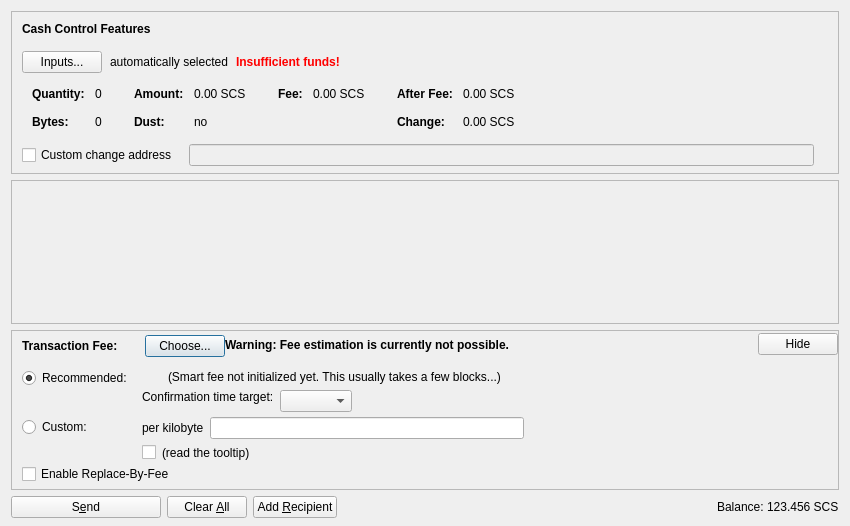
<?xml version="1.0" encoding="UTF-8"?>
<ui version="4.0">
 <class>SendCashDialog</class>
 <widget class="QDialog" name="SendCashDialog">
  <property name="geometry">
   <rect>
    <x>0</x>
    <y>0</y>
    <width>850</width>
    <height>526</height>
   </rect>
  </property>
  <property name="windowTitle">
   <string>Send Cash</string>
  </property>
  <layout class="QVBoxLayout" name="verticalLayout" stretch="0,1,0,0">
   <property name="bottomMargin">
    <number>8</number>
   </property>
   <item>
    <widget class="QFrame" name="frameCashControl">
     <property name="sizePolicy">
      <sizepolicy hsizetype="Expanding" vsizetype="Expanding">
       <horstretch>0</horstretch>
       <verstretch>0</verstretch>
      </sizepolicy>
     </property>
     <property name="maximumSize">
      <size>
       <width>16777215</width>
       <height>16777215</height>
      </size>
     </property>
     <property name="frameShape">
      <enum>QFrame::StyledPanel</enum>
     </property>
     <property name="frameShadow">
      <enum>QFrame::Sunken</enum>
     </property>
     <layout class="QVBoxLayout" name="verticalLayoutCashControl2">
      <property name="spacing">
       <number>0</number>
      </property>
      <property name="leftMargin">
       <number>0</number>
      </property>
      <property name="topMargin">
       <number>0</number>
      </property>
      <property name="rightMargin">
       <number>0</number>
      </property>
      <property name="bottomMargin">
       <number>6</number>
      </property>
      <item>
       <layout class="QVBoxLayout" name="verticalLayoutCashControl" stretch="0,0,0,0,1">
        <property name="spacing">
         <number>0</number>
        </property>
        <property name="leftMargin">
         <number>10</number>
        </property>
        <property name="topMargin">
         <number>10</number>
        </property>
        <item>
         <layout class="QHBoxLayout" name="horizontalLayoutCashControl1">
          <property name="bottomMargin">
           <number>15</number>
          </property>
          <item>
           <widget class="QLabel" name="labelCashControlFeatures">
            <property name="sizePolicy">
             <sizepolicy hsizetype="Preferred" vsizetype="Maximum">
              <horstretch>0</horstretch>
              <verstretch>0</verstretch>
             </sizepolicy>
            </property>
            <property name="font">
             <font>
              <weight>75</weight>
              <bold>true</bold>
             </font>
            </property>
            <property name="styleSheet">
             <string notr="true">font-weight:bold;</string>
            </property>
            <property name="text">
             <string>Cash Control Features</string>
            </property>
           </widget>
          </item>
         </layout>
        </item>
        <item>
         <layout class="QHBoxLayout" name="horizontalLayoutCashControl2" stretch="0,0,0,0">
          <property name="spacing">
           <number>8</number>
          </property>
          <property name="bottomMargin">
           <number>10</number>
          </property>
          <item>
           <widget class="QPushButton" name="pushButtonCashControl">
            <property name="styleSheet">
             <string notr="true"/>
            </property>
            <property name="text">
             <string>Inputs...</string>
            </property>
            <property name="autoDefault">
             <bool>false</bool>
            </property>
           </widget>
          </item>
          <item>
           <widget class="QLabel" name="labelCashControlAutomaticallySelected">
            <property name="text">
             <string>automatically selected</string>
            </property>
            <property name="margin">
             <number>5</number>
            </property>
           </widget>
          </item>
          <item>
           <widget class="QLabel" name="labelCashControlInsuffFunds">
            <property name="font">
             <font>
              <weight>75</weight>
              <bold>true</bold>
             </font>
            </property>
            <property name="styleSheet">
             <string notr="true">color:red;font-weight:bold;</string>
            </property>
            <property name="text">
             <string>Insufficient funds!</string>
            </property>
            <property name="margin">
             <number>5</number>
            </property>
           </widget>
          </item>
          <item>
           <spacer name="horizontalSpacerCashControl">
            <property name="orientation">
             <enum>Qt::Horizontal</enum>
            </property>
            <property name="sizeHint" stdset="0">
             <size>
              <width>40</width>
              <height>1</height>
             </size>
            </property>
           </spacer>
          </item>
         </layout>
        </item>
        <item>
         <widget class="QWidget" name="widgetCashControl" native="true">
          <property name="sizePolicy">
           <sizepolicy hsizetype="Preferred" vsizetype="Preferred">
            <horstretch>0</horstretch>
            <verstretch>0</verstretch>
           </sizepolicy>
          </property>
          <property name="minimumSize">
           <size>
            <width>0</width>
            <height>0</height>
           </size>
          </property>
          <property name="styleSheet">
           <string notr="true"/>
          </property>
          <layout class="QHBoxLayout" name="horizontalLayoutCashControl5">
           <property name="leftMargin">
            <number>0</number>
           </property>
           <property name="topMargin">
            <number>0</number>
           </property>
           <property name="rightMargin">
            <number>0</number>
           </property>
           <property name="bottomMargin">
            <number>0</number>
           </property>
           <item>
            <layout class="QHBoxLayout" name="horizontalLayoutCashControl3" stretch="0,0,0,1">
             <property name="spacing">
              <number>20</number>
             </property>
             <property name="topMargin">
              <number>0</number>
             </property>
             <property name="bottomMargin">
              <number>10</number>
             </property>
             <item>
              <layout class="QFormLayout" name="formLayoutCashControl1">
               <property name="horizontalSpacing">
                <number>10</number>
               </property>
               <property name="verticalSpacing">
                <number>14</number>
               </property>
               <property name="leftMargin">
                <number>10</number>
               </property>
               <property name="topMargin">
                <number>4</number>
               </property>
               <property name="rightMargin">
                <number>6</number>
               </property>
               <item row="0" column="0">
                <widget class="QLabel" name="labelCashControlQuantityText">
                 <property name="font">
                  <font>
                   <weight>75</weight>
                   <bold>true</bold>
                  </font>
                 </property>
                 <property name="text">
                  <string>Quantity:</string>
                 </property>
                 <property name="margin">
                  <number>0</number>
                 </property>
                </widget>
               </item>
               <item row="0" column="1">
                <widget class="QLabel" name="labelCashControlQuantity">
                 <property name="cursor">
                  <cursorShape>IBeamCursor</cursorShape>
                 </property>
                 <property name="contextMenuPolicy">
                  <enum>Qt::ActionsContextMenu</enum>
                 </property>
                 <property name="text">
                  <string notr="true">0</string>
                 </property>
                 <property name="margin">
                  <number>0</number>
                 </property>
                 <property name="textInteractionFlags">
                  <set>Qt::LinksAccessibleByMouse|Qt::TextSelectableByKeyboard|Qt::TextSelectableByMouse</set>
                 </property>
                </widget>
               </item>
               <item row="1" column="0">
                <widget class="QLabel" name="labelCashControlBytesText">
                 <property name="font">
                  <font>
                   <weight>75</weight>
                   <bold>true</bold>
                  </font>
                 </property>
                 <property name="text">
                  <string>Bytes:</string>
                 </property>
                </widget>
               </item>
               <item row="1" column="1">
                <widget class="QLabel" name="labelCashControlBytes">
                 <property name="cursor">
                  <cursorShape>IBeamCursor</cursorShape>
                 </property>
                 <property name="contextMenuPolicy">
                  <enum>Qt::ActionsContextMenu</enum>
                 </property>
                 <property name="text">
                  <string notr="true">0</string>
                 </property>
                 <property name="textInteractionFlags">
                  <set>Qt::LinksAccessibleByMouse|Qt::TextSelectableByKeyboard|Qt::TextSelectableByMouse</set>
                 </property>
                </widget>
               </item>
              </layout>
             </item>
             <item>
              <layout class="QFormLayout" name="formLayoutCashControl2">
               <property name="horizontalSpacing">
                <number>10</number>
               </property>
               <property name="verticalSpacing">
                <number>14</number>
               </property>
               <property name="leftMargin">
                <number>6</number>
               </property>
               <property name="topMargin">
                <number>4</number>
               </property>
               <property name="rightMargin">
                <number>6</number>
               </property>
               <item row="0" column="0">
                <widget class="QLabel" name="labelCashControlAmountText">
                 <property name="font">
                  <font>
                   <weight>75</weight>
                   <bold>true</bold>
                  </font>
                 </property>
                 <property name="text">
                  <string>Amount:</string>
                 </property>
                 <property name="margin">
                  <number>0</number>
                 </property>
                </widget>
               </item>
               <item row="0" column="1">
                <widget class="QLabel" name="labelCashControlAmount">
                 <property name="cursor">
                  <cursorShape>IBeamCursor</cursorShape>
                 </property>
                 <property name="contextMenuPolicy">
                  <enum>Qt::ActionsContextMenu</enum>
                 </property>
                 <property name="text">
                  <string notr="true">0.00 SCS</string>
                 </property>
                 <property name="textInteractionFlags">
                  <set>Qt::LinksAccessibleByMouse|Qt::TextSelectableByKeyboard|Qt::TextSelectableByMouse</set>
                 </property>
                </widget>
               </item>
               <item row="1" column="0">
                <widget class="QLabel" name="labelCashControlLowOutputText">
                 <property name="font">
                  <font>
                   <weight>75</weight>
                   <bold>true</bold>
                  </font>
                 </property>
                 <property name="text">
                  <string>Dust:</string>
                 </property>
                </widget>
               </item>
               <item row="1" column="1">
                <widget class="QLabel" name="labelCashControlLowOutput">
                 <property name="cursor">
                  <cursorShape>IBeamCursor</cursorShape>
                 </property>
                 <property name="contextMenuPolicy">
                  <enum>Qt::ActionsContextMenu</enum>
                 </property>
                 <property name="text">
                  <string notr="true">no</string>
                 </property>
                 <property name="textInteractionFlags">
                  <set>Qt::LinksAccessibleByMouse|Qt::TextSelectableByKeyboard|Qt::TextSelectableByMouse</set>
                 </property>
                </widget>
               </item>
              </layout>
             </item>
             <item>
              <layout class="QFormLayout" name="formLayoutCashControl3">
               <property name="horizontalSpacing">
                <number>10</number>
               </property>
               <property name="verticalSpacing">
                <number>14</number>
               </property>
               <property name="leftMargin">
                <number>6</number>
               </property>
               <property name="topMargin">
                <number>4</number>
               </property>
               <property name="rightMargin">
                <number>6</number>
               </property>
               <item row="0" column="0">
                <widget class="QLabel" name="labelCashControlFeeText">
                 <property name="font">
                  <font>
                   <weight>75</weight>
                   <bold>true</bold>
                  </font>
                 </property>
                 <property name="text">
                  <string>Fee:</string>
                 </property>
                 <property name="margin">
                  <number>0</number>
                 </property>
                </widget>
               </item>
               <item row="0" column="1">
                <widget class="QLabel" name="labelCashControlFee">
                 <property name="cursor">
                  <cursorShape>IBeamCursor</cursorShape>
                 </property>
                 <property name="contextMenuPolicy">
                  <enum>Qt::ActionsContextMenu</enum>
                 </property>
                 <property name="text">
                  <string notr="true">0.00 SCS</string>
                 </property>
                 <property name="textInteractionFlags">
                  <set>Qt::LinksAccessibleByMouse|Qt::TextSelectableByKeyboard|Qt::TextSelectableByMouse</set>
                 </property>
                </widget>
               </item>
              </layout>
             </item>
             <item>
              <layout class="QFormLayout" name="formLayoutCashControl4">
               <property name="horizontalSpacing">
                <number>10</number>
               </property>
               <property name="verticalSpacing">
                <number>14</number>
               </property>
               <property name="leftMargin">
                <number>6</number>
               </property>
               <property name="topMargin">
                <number>4</number>
               </property>
               <property name="rightMargin">
                <number>6</number>
               </property>
               <item row="0" column="0">
                <widget class="QLabel" name="labelCashControlAfterFeeText">
                 <property name="font">
                  <font>
                   <weight>75</weight>
                   <bold>true</bold>
                  </font>
                 </property>
                 <property name="text">
                  <string>After Fee:</string>
                 </property>
                 <property name="margin">
                  <number>0</number>
                 </property>
                </widget>
               </item>
               <item row="0" column="1">
                <widget class="QLabel" name="labelCashControlAfterFee">
                 <property name="cursor">
                  <cursorShape>IBeamCursor</cursorShape>
                 </property>
                 <property name="contextMenuPolicy">
                  <enum>Qt::ActionsContextMenu</enum>
                 </property>
                 <property name="text">
                  <string notr="true">0.00 SCS</string>
                 </property>
                 <property name="textInteractionFlags">
                  <set>Qt::LinksAccessibleByMouse|Qt::TextSelectableByKeyboard|Qt::TextSelectableByMouse</set>
                 </property>
                </widget>
               </item>
               <item row="1" column="0">
                <widget class="QLabel" name="labelCashControlChangeText">
                 <property name="font">
                  <font>
                   <weight>75</weight>
                   <bold>true</bold>
                  </font>
                 </property>
                 <property name="text">
                  <string>Change:</string>
                 </property>
                </widget>
               </item>
               <item row="1" column="1">
                <widget class="QLabel" name="labelCashControlChange">
                 <property name="cursor">
                  <cursorShape>IBeamCursor</cursorShape>
                 </property>
                 <property name="contextMenuPolicy">
                  <enum>Qt::ActionsContextMenu</enum>
                 </property>
                 <property name="text">
                  <string notr="true">0.00 SCS</string>
                 </property>
                 <property name="textInteractionFlags">
                  <set>Qt::LinksAccessibleByMouse|Qt::TextSelectableByKeyboard|Qt::TextSelectableByMouse</set>
                 </property>
                </widget>
               </item>
              </layout>
             </item>
            </layout>
           </item>
          </layout>
         </widget>
        </item>
        <item>
         <layout class="QHBoxLayout" name="horizontalLayoutCashControl4" stretch="0,0,0">
          <property name="spacing">
           <number>12</number>
          </property>
          <property name="sizeConstraint">
           <enum>QLayout::SetDefaultConstraint</enum>
          </property>
          <property name="topMargin">
           <number>5</number>
          </property>
          <property name="rightMargin">
           <number>5</number>
          </property>
          <item>
           <widget class="QCheckBox" name="checkBoxCashControlChange">
            <property name="toolTip">
             <string>If this is activated, but the change address is empty or invalid, change will be sent to a newly generated address.</string>
            </property>
            <property name="text">
             <string>Custom change address</string>
            </property>
           </widget>
          </item>
          <item>
           <widget class="QValidatedLineEdit" name="lineEditCashControlChange">
            <property name="enabled">
             <bool>false</bool>
            </property>
            <property name="sizePolicy">
             <sizepolicy hsizetype="Expanding" vsizetype="Fixed">
              <horstretch>0</horstretch>
              <verstretch>0</verstretch>
             </sizepolicy>
            </property>
           </widget>
          </item>
          <item>
           <widget class="QLabel" name="labelCashControlChangeLabel">
            <property name="sizePolicy">
             <sizepolicy hsizetype="Preferred" vsizetype="Expanding">
              <horstretch>0</horstretch>
              <verstretch>0</verstretch>
             </sizepolicy>
            </property>
            <property name="minimumSize">
             <size>
              <width>0</width>
              <height>0</height>
             </size>
            </property>
            <property name="text">
             <string/>
            </property>
            <property name="margin">
             <number>3</number>
            </property>
           </widget>
          </item>
         </layout>
        </item>
        <item>
         <spacer name="verticalSpacerCashControl">
          <property name="orientation">
           <enum>Qt::Vertical</enum>
          </property>
          <property name="sizeHint" stdset="0">
           <size>
            <width>800</width>
            <height>1</height>
           </size>
          </property>
         </spacer>
        </item>
       </layout>
      </item>
     </layout>
    </widget>
   </item>
   <item>
    <widget class="QScrollArea" name="scrollArea">
     <property name="widgetResizable">
      <bool>true</bool>
     </property>
     <widget class="QWidget" name="scrollAreaWidgetContents">
      <property name="geometry">
       <rect>
        <x>0</x>
        <y>0</y>
        <width>830</width>
        <height>104</height>
       </rect>
      </property>
      <layout class="QVBoxLayout" name="verticalLayout_2" stretch="0,1">
       <property name="leftMargin">
        <number>0</number>
       </property>
       <property name="topMargin">
        <number>0</number>
       </property>
       <property name="rightMargin">
        <number>0</number>
       </property>
       <property name="bottomMargin">
        <number>0</number>
       </property>
       <item>
        <layout class="QVBoxLayout" name="entries">
         <property name="spacing">
          <number>6</number>
         </property>
        </layout>
       </item>
       <item>
        <spacer name="verticalSpacer">
         <property name="orientation">
          <enum>Qt::Vertical</enum>
         </property>
         <property name="sizeHint" stdset="0">
          <size>
           <width>20</width>
           <height>40</height>
          </size>
         </property>
        </spacer>
       </item>
      </layout>
     </widget>
    </widget>
   </item>
   <item>
    <widget class="QFrame" name="frameFee">
     <property name="sizePolicy">
      <sizepolicy hsizetype="Expanding" vsizetype="Expanding">
       <horstretch>0</horstretch>
       <verstretch>0</verstretch>
      </sizepolicy>
     </property>
     <property name="maximumSize">
      <size>
       <width>16777215</width>
       <height>16777215</height>
      </size>
     </property>
     <property name="frameShape">
      <enum>QFrame::StyledPanel</enum>
     </property>
     <property name="frameShadow">
      <enum>QFrame::Sunken</enum>
     </property>
     <layout class="QVBoxLayout" name="verticalLayoutFee1">
      <property name="spacing">
       <number>0</number>
      </property>
      <property name="leftMargin">
       <number>0</number>
      </property>
      <property name="topMargin">
       <number>0</number>
      </property>
      <property name="rightMargin">
       <number>0</number>
      </property>
      <property name="bottomMargin">
       <number>0</number>
      </property>
      <item>
       <layout class="QVBoxLayout" name="verticalLayoutFee2" stretch="0,0,0">
        <property name="spacing">
         <number>0</number>
        </property>
        <property name="leftMargin">
         <number>10</number>
        </property>
        <property name="topMargin">
         <number>0</number>
        </property>
        <item>
         <layout class="QHBoxLayout" name="horizontalLayoutFee1">
          <property name="bottomMargin">
           <number>0</number>
          </property>
          <item>
           <layout class="QVBoxLayout" name="verticalLayoutFee7">
            <property name="spacing">
             <number>0</number>
            </property>
            <item>
             <spacer name="verticalSpacerSmartFee">
              <property name="orientation">
               <enum>Qt::Vertical</enum>
              </property>
              <property name="sizeType">
               <enum>QSizePolicy::Fixed</enum>
              </property>
              <property name="sizeHint" stdset="0">
               <size>
                <width>1</width>
                <height>4</height>
               </size>
              </property>
             </spacer>
            </item>
            <item>
             <layout class="QHBoxLayout" name="horizontalLayoutSmartFee">
              <property name="spacing">
               <number>10</number>
              </property>
              <item>
               <widget class="QLabel" name="labelFeeHeadline">
                <property name="sizePolicy">
                 <sizepolicy hsizetype="Preferred" vsizetype="Maximum">
                  <horstretch>0</horstretch>
                  <verstretch>0</verstretch>
                 </sizepolicy>
                </property>
                <property name="font">
                 <font>
                  <weight>75</weight>
                  <bold>true</bold>
                 </font>
                </property>
                <property name="styleSheet">
                 <string notr="true">font-weight:bold;</string>
                </property>
                <property name="text">
                 <string>Transaction Fee:</string>
                </property>
               </widget>
              </item>
              <item>
               <widget class="QLabel" name="labelFeeMinimized">
                <property name="text">
                 <string/>
                </property>
               </widget>
              </item>
              <item>
               <widget class="QPushButton" name="buttonChooseFee">
                <property name="text">
                 <string>Choose...</string>
                </property>
               </widget>
              </item>
             </layout>
            </item>
            <item>
             <spacer name="verticalSpacer_5">
              <property name="orientation">
               <enum>Qt::Vertical</enum>
              </property>
              <property name="sizeHint" stdset="0">
               <size>
                <width>1</width>
                <height>1</height>
               </size>
              </property>
             </spacer>
            </item>
           </layout>
          </item>
          <item>
           <widget class="QLabel" name="fallbackFeeWarningLabel">
            <property name="toolTip">
             <string>Using the fallbackfee can result in sending a transaction that will take several hours or days (or never) to confirm. Consider choosing your fee manually or wait until you have validated the complete chain.</string>
            </property>
            <property name="font">
            <font>
                <weight>75</weight>
                <bold>true</bold>
            </font>
            </property>
            <property name="text">
             <string>Warning: Fee estimation is currently not possible.</string>
            </property>
            <property name="wordWrap">
             <bool>false</bool>
            </property>
           </widget>
          </item>
          <item>
           <spacer name="horizontalSpacer_4">
            <property name="orientation">
             <enum>Qt::Horizontal</enum>
            </property>
            <property name="sizeType">
             <enum>QSizePolicy::MinimumExpanding</enum>
            </property>
            <property name="sizeHint" stdset="0">
             <size>
              <width>40</width>
              <height>20</height>
             </size>
            </property>
           </spacer>
          </item>
          <item>
           <widget class="QPushButton" name="buttonMinimizeFee">
            <property name="toolTip">
             <string>collapse fee-settings</string>
            </property>
            <property name="text">
             <string>Hide</string>
            </property>
           </widget>
          </item>
         </layout>
        </item>
        <item>
         <widget class="QFrame" name="frameFeeSelection">
          <layout class="QVBoxLayout" name="verticalLayoutFee12">
           <property name="spacing">
            <number>0</number>
           </property>
           <property name="leftMargin">
            <number>0</number>
           </property>
           <property name="topMargin">
            <number>0</number>
           </property>
           <property name="rightMargin">
            <number>0</number>
           </property>
           <property name="bottomMargin">
            <number>0</number>
           </property>
           <item>
            <layout class="QGridLayout" name="gridLayoutFee">
             <property name="topMargin">
              <number>10</number>
             </property>
             <property name="bottomMargin">
              <number>4</number>
             </property>
             <property name="horizontalSpacing">
              <number>10</number>
             </property>
             <property name="verticalSpacing">
              <number>4</number>
             </property>
             <item row="1" column="1">
              <layout class="QVBoxLayout" name="verticalLayoutFee8">
               <property name="spacing">
                <number>6</number>
               </property>
               <item>
                <layout class="QHBoxLayout" name="horizontalLayoutFee13">
                 <item>
                  <widget class="QLabel" name="labelCustomPerKilobyte">
                   <property name="toolTip">
                    <string>Specify a custom fee per kB (1,000 bytes) of the transaction's virtual size.

Note:  Since the fee is calculated on a per-byte basis, a fee of "100 satoshis per kB" for a transaction size of 500 bytes (half of 1 kB) would ultimately yield a fee of only 50 satoshis.</string>
                   </property>
                   <property name="text">
                    <string>per kilobyte</string>
                   </property>
                  </widget>
                 </item>
                 <item>
                  <widget class="SalemcashAmountField" name="customFee"/>
                 </item>
                 <item>
                  <spacer name="horizontalSpacer_6">
                   <property name="orientation">
                    <enum>Qt::Horizontal</enum>
                   </property>
                   <property name="sizeHint" stdset="0">
                    <size>
                     <width>1</width>
                     <height>1</height>
                    </size>
                   </property>
                  </spacer>
                 </item>
                </layout>
               </item>
               <item>
                <layout class="QHBoxLayout" name="horizontalLayoutFee8">
                 <item>
                  <widget class="QCheckBox" name="checkBoxMinimumFee">
                   <property name="toolTip">
                    <string>Paying only the minimum fee is just fine as long as there is less transaction volume than space in the blocks. But be aware that this can end up in a never confirming transaction once there is more demand for salemcash transactions than the network can process.</string>
                   </property>
                   <property name="text">
                    <string/>
                   </property>
                  </widget>
                 </item>
                 <item>
                  <widget class="QLabel" name="labelMinFeeWarning">
                   <property name="enabled">
                    <bool>true</bool>
                   </property>
                   <property name="toolTip">
                    <string>Paying only the minimum fee is just fine as long as there is less transaction volume than space in the blocks. But be aware that this can end up in a never confirming transaction once there is more demand for salemcash transactions than the network can process.</string>
                   </property>
                   <property name="text">
                    <string>(read the tooltip)</string>
                   </property>
                   <property name="margin">
                    <number>5</number>
                   </property>
                  </widget>
                 </item>
                 <item>
                  <spacer name="horizontalSpacer_2">
                   <property name="orientation">
                    <enum>Qt::Horizontal</enum>
                   </property>
                   <property name="sizeHint" stdset="0">
                    <size>
                     <width>1</width>
                     <height>1</height>
                    </size>
                   </property>
                  </spacer>
                 </item>
                </layout>
               </item>
              </layout>
             </item>
             <item row="0" column="0">
              <layout class="QVBoxLayout" name="verticalLayoutFee4" stretch="0,1">
               <item>
                <widget class="QRadioButton" name="radioSmartFee">
                 <property name="text">
                  <string>Recommended:</string>
                 </property>
                 <property name="checked">
                  <bool>true</bool>
                 </property>
                 <attribute name="buttonGroup">
                  <string notr="true">groupFee</string>
                 </attribute>
                </widget>
               </item>
               <item>
                <spacer name="verticalSpacer_2">
                 <property name="orientation">
                  <enum>Qt::Vertical</enum>
                 </property>
                 <property name="sizeHint" stdset="0">
                  <size>
                   <width>1</width>
                   <height>1</height>
                  </size>
                 </property>
                </spacer>
               </item>
              </layout>
             </item>
             <item row="1" column="0">
              <layout class="QVBoxLayout" name="verticalLayoutFee9" stretch="0,1">
               <item>
                <widget class="QRadioButton" name="radioCustomFee">
                 <property name="text">
                  <string>Custom:</string>
                 </property>
                 <attribute name="buttonGroup">
                  <string notr="true">groupFee</string>
                 </attribute>
                </widget>
               </item>
               <item>
                <spacer name="verticalSpacer_6">
                 <property name="orientation">
                  <enum>Qt::Vertical</enum>
                 </property>
                 <property name="sizeHint" stdset="0">
                  <size>
                   <width>1</width>
                   <height>1</height>
                  </size>
                 </property>
                </spacer>
               </item>
              </layout>
             </item>
             <item row="0" column="1">
              <layout class="QVBoxLayout" name="verticalLayoutFee3" stretch="0,0,1">
               <property name="spacing">
                <number>6</number>
               </property>
               <property name="topMargin">
                <number>2</number>
               </property>
               <item>
                <layout class="QHBoxLayout" name="horizontalLayoutFee12">
                 <item>
                  <widget class="QLabel" name="labelSmartFee">
                   <property name="text">
                    <string/>
                   </property>
                   <property name="margin">
                    <number>2</number>
                   </property>
                  </widget>
                 </item>
                 <item>
                  <widget class="QLabel" name="labelFeeEstimation">
                   <property name="text">
                    <string/>
                   </property>
                  </widget>
                 </item>
                 <item>
                  <widget class="QLabel" name="labelSmartFee2">
                   <property name="text">
                    <string>(Smart fee not initialized yet. This usually takes a few blocks...)</string>
                   </property>
                   <property name="margin">
                    <number>2</number>
                   </property>
                  </widget>
                 </item>
                 <item>
                  <spacer name="horizontalSpacer_5">
                   <property name="orientation">
                    <enum>Qt::Horizontal</enum>
                   </property>
                   <property name="sizeHint" stdset="0">
                    <size>
                     <width>1</width>
                     <height>1</height>
                    </size>
                   </property>
                  </spacer>
                 </item>
                </layout>
               </item>
               <item>
                <layout class="QHBoxLayout" name="horizontalLayoutFee9">
                 <item>
                  <layout class="QVBoxLayout" name="verticalLayoutFee6">
                   <item>
                    <widget class="QLabel" name="labelSmartFee3">
                     <property name="text">
                      <string>Confirmation time target:</string>
                     </property>
                     <property name="margin">
                      <number>2</number>
                     </property>
                    </widget>
                   </item>
                   <item>
                    <spacer name="verticalSpacer_3">
                     <property name="orientation">
                      <enum>Qt::Vertical</enum>
                     </property>
                     <property name="sizeHint" stdset="0">
                      <size>
                       <width>1</width>
                       <height>1</height>
                      </size>
                     </property>
                    </spacer>
                   </item>
                  </layout>
                 </item>
                 <item>
                  <layout class="QVBoxLayout" name="verticalLayoutFee5">
                   <property name="rightMargin">
                    <number>30</number>
                   </property>
                   <item>
                    <layout class="QHBoxLayout" name="horizontalLayoutConfTarget">
                     <property name="bottomMargin">
                      <number>0</number>
                     </property>
                     <item>
                      <widget class="QComboBox" name="confTargetSelector"/>
                     </item>
                     <item>
                      <spacer name="horizontalSpacerConfTarget">
                       <property name="orientation">
                        <enum>Qt::Horizontal</enum>
                       </property>
                       <property name="sizeHint" stdset="0">
                        <size>
                         <width>40</width>
                         <height>20</height>
                        </size>
                       </property>
                      </spacer>
                     </item>
                    </layout>
                   </item>
                  </layout>
                 </item>
                </layout>
               </item>
               <item>
                <spacer name="verticalSpacer_4">
                 <property name="orientation">
                  <enum>Qt::Vertical</enum>
                 </property>
                 <property name="sizeHint" stdset="0">
                  <size>
                   <width>1</width>
                   <height>1</height>
                  </size>
                 </property>
                </spacer>
               </item>
              </layout>
             </item>
            </layout>
           </item>
           <item>
            <widget class="QCheckBox" name="optInRBF">
             <property name="text">
              <string>Enable Replace-By-Fee</string>
             </property>
             <property name="toolTip">
              <string>With Replace-By-Fee (BIP-125) you can increase a transaction's fee after it is sent. Without this, a higher fee may be recommended to compensate for increased transaction delay risk.</string>
             </property>
            </widget>
           </item>
          </layout>
         </widget>
        </item>
        <item>
         <spacer name="verticalSpacerFee">
          <property name="orientation">
           <enum>Qt::Vertical</enum>
          </property>
          <property name="sizeHint" stdset="0">
           <size>
            <width>40</width>
            <height>5</height>
           </size>
          </property>
         </spacer>
        </item>
       </layout>
      </item>
     </layout>
    </widget>
   </item>
   <item>
    <layout class="QHBoxLayout" name="horizontalLayout">
     <item>
      <widget class="QPushButton" name="sendButton">
       <property name="minimumSize">
        <size>
         <width>150</width>
         <height>0</height>
        </size>
       </property>
       <property name="toolTip">
        <string>Confirm the send action</string>
       </property>
       <property name="text">
        <string>S&amp;end</string>
       </property>
       <property name="icon">
        <iconset resource="../salemcash.qrc">
         <normaloff>:/icons/send</normaloff>:/icons/send</iconset>
       </property>
       <property name="autoDefault">
        <bool>false</bool>
       </property>
       <property name="default">
        <bool>false</bool>
       </property>
      </widget>
     </item>
     <item>
      <widget class="QPushButton" name="clearButton">
       <property name="sizePolicy">
        <sizepolicy hsizetype="Minimum" vsizetype="Fixed">
         <horstretch>0</horstretch>
         <verstretch>0</verstretch>
        </sizepolicy>
       </property>
       <property name="toolTip">
        <string>Clear all fields of the form.</string>
       </property>
       <property name="text">
        <string>Clear &amp;All</string>
       </property>
       <property name="icon">
        <iconset resource="../salemcash.qrc">
         <normaloff>:/icons/remove</normaloff>:/icons/remove</iconset>
       </property>
       <property name="autoDefault">
        <bool>false</bool>
       </property>
      </widget>
     </item>
     <item>
      <widget class="QPushButton" name="addButton">
       <property name="toolTip">
        <string>Send to multiple recipients at once</string>
       </property>
       <property name="text">
        <string>Add &amp;Recipient</string>
       </property>
       <property name="icon">
        <iconset resource="../salemcash.qrc">
         <normaloff>:/icons/add</normaloff>:/icons/add</iconset>
       </property>
       <property name="autoDefault">
        <bool>false</bool>
       </property>
      </widget>
     </item>
     <item>
      <spacer name="horizontalSpacer">
       <property name="orientation">
        <enum>Qt::Horizontal</enum>
       </property>
       <property name="sizeHint" stdset="0">
        <size>
         <width>40</width>
         <height>20</height>
        </size>
       </property>
      </spacer>
     </item>
     <item>
      <layout class="QHBoxLayout" name="horizontalLayout_2">
       <property name="spacing">
        <number>3</number>
       </property>
       <item>
        <widget class="QLabel" name="label">
         <property name="sizePolicy">
          <sizepolicy hsizetype="Preferred" vsizetype="Fixed">
           <horstretch>0</horstretch>
           <verstretch>0</verstretch>
          </sizepolicy>
         </property>
         <property name="text">
          <string>Balance:</string>
         </property>
        </widget>
       </item>
       <item>
        <widget class="QLabel" name="labelBalance">
         <property name="sizePolicy">
          <sizepolicy hsizetype="Preferred" vsizetype="Fixed">
           <horstretch>0</horstretch>
           <verstretch>0</verstretch>
          </sizepolicy>
         </property>
         <property name="cursor">
          <cursorShape>IBeamCursor</cursorShape>
         </property>
         <property name="text">
          <string notr="true">123.456 SCS</string>
         </property>
         <property name="textInteractionFlags">
          <set>Qt::LinksAccessibleByMouse|Qt::TextSelectableByKeyboard|Qt::TextSelectableByMouse</set>
         </property>
        </widget>
       </item>
      </layout>
     </item>
    </layout>
   </item>
  </layout>
 </widget>
 <customwidgets>
  <customwidget>
   <class>QValidatedLineEdit</class>
   <extends>QLineEdit</extends>
   <header>qt/qvalidatedlineedit.h</header>
  </customwidget>
  <customwidget>
   <class>SalemcashAmountField</class>
   <extends>QLineEdit</extends>
   <header>qt/salemcashamountfield.h</header>
   <container>1</container>
  </customwidget>
 </customwidgets>
 <resources>
  <include location="../salemcash.qrc"/>
 </resources>
 <connections/>
 <buttongroups>
  <buttongroup name="groupFee"/>
 </buttongroups>
</ui>
